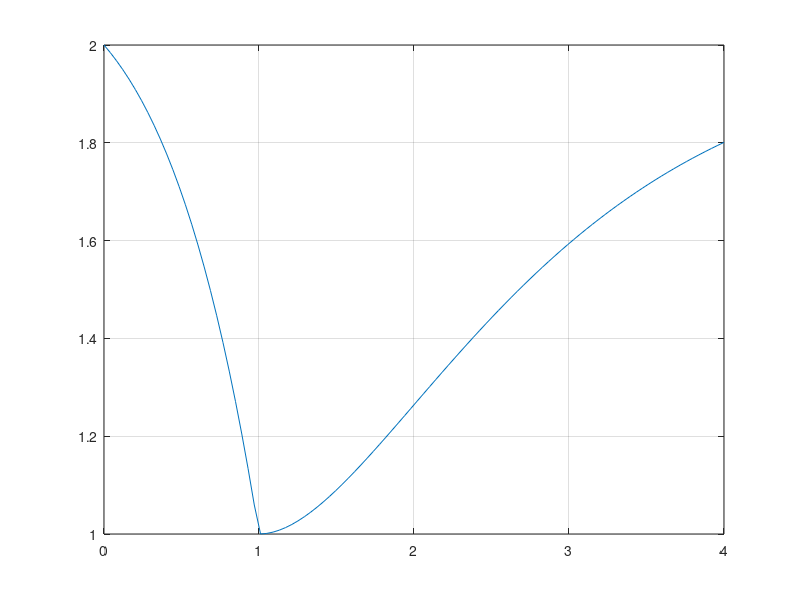

Recreate this plot in MATLAB. (Note: this script raises an error after producing the figure.)
a1 = 0;
b1 = 4;
N = 100;
L1 = 0;
L2 = 4;
x = linspace(L1,L2,N);
Y = 2-abs(x).*exp(-abs(x-1));
Y1 =@(x)2-abs(x).*exp(-abs(x-1));
plot(x,Y);
grid on;
xr = ginput(2);
[x_m,y_m] = fminbnd(Y1,xr(1,1),xr(2,1));
hold on;
plot(x_m,y_m,'r*',xr(1,1),xr(1,2),'g*',xr(2,1),xr(2,2),'g*');
hold off;